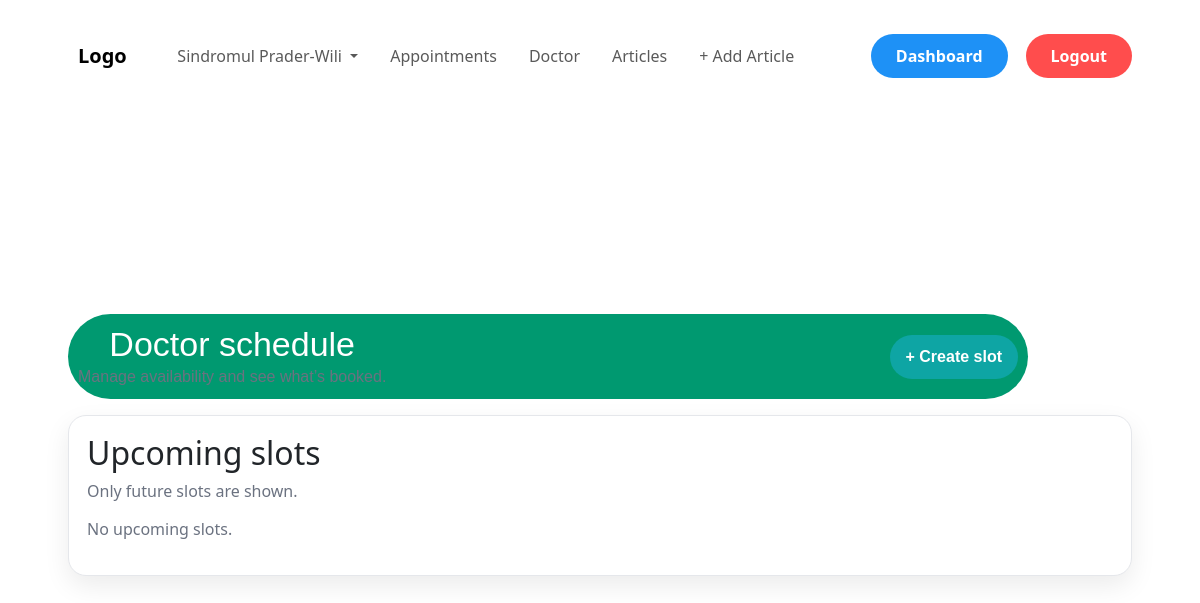
The app's page /appointments/doctor/schedule/ (signed in), older data.
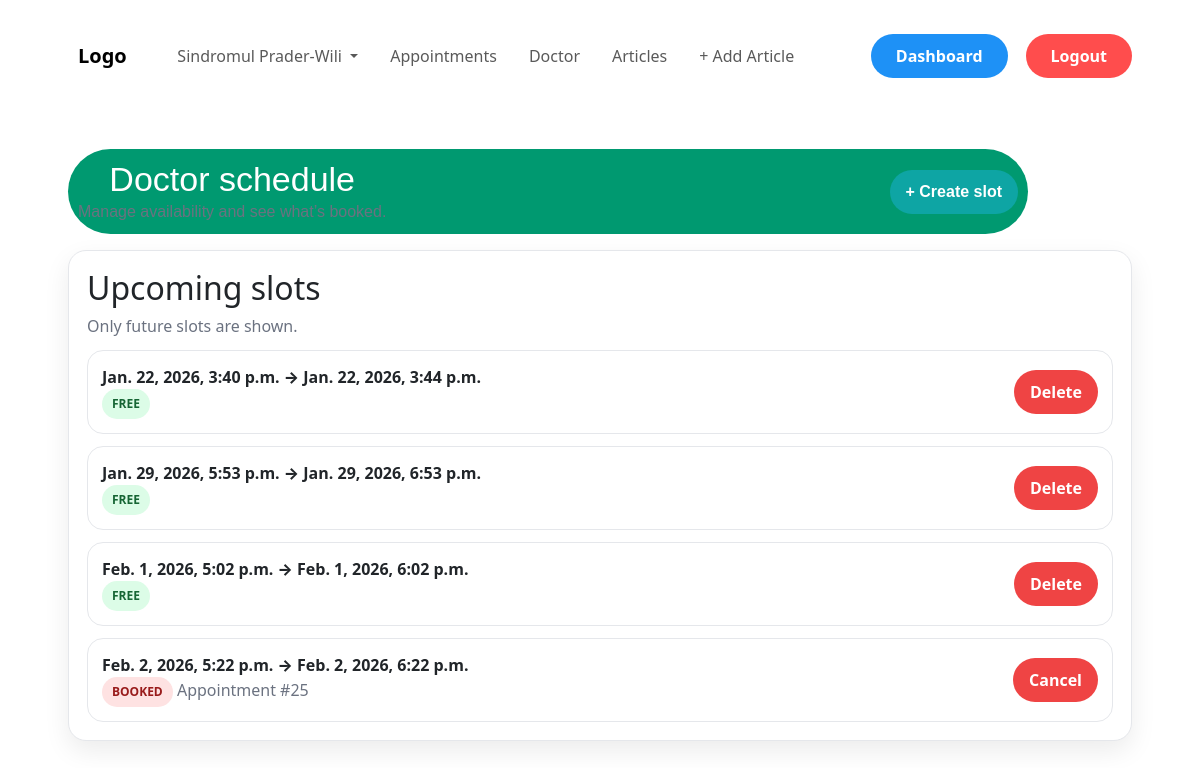
The same page, newer data.
### appointments/models.py (models this page shows, shortened)
class AppointmentSlot(models.Model):
    STATUS_CHOICES = [
        ("available", "Available"),
        ("booked", "Booked"),
        ("cancelled", "Cancelled"),
    ]
    doctor = models.ForeignKey(User, on_delete=models.CASCADE, related_name="slots")
    start_time = models.DateTimeField()
    end_time = models.DateTimeField()
    status = models.CharField(max_length=20, choices=STATUS_CHOICES, default="available")
    class Meta:
        indexes = [
            models.Index(fields=["doctor", "start_time", "status"]),
        ]

### appointments/views.py (the view)
# urls.py: path("doctor/schedule/", views.doctor_schedule, name="doctor_schedule"),
@login_required
def doctor_schedule(request: HttpRequest) -> HttpResponse:
    if not request.user.is_staff:
        return HttpResponseForbidden("Only doctors can view this page.")
    appt_id_sq = Appointment.objects.filter(
        slot_id=OuterRef("pk"),
        status="booked",
    ).values("id")[:1]
    slots = (
        AppointmentSlot.objects
        .filter(doctor=request.user, start_time__gte=timezone.now())
        .annotate(booked_appointment_id=Subquery(appt_id_sq))
        .order_by("start_time")
    )
    return render(request, "appointments/doctor_schedule.html", {"slots": slots})

### appointments/templates/appointments/doctor_schedule.html (shortened to what this page needs)
{% load static %}
<!doctype html>
<html lang="en">
<head>
   <link rel="stylesheet" href="{% static 'css/style.css' %}">
  <link rel="stylesheet" href="https://cdn.jsdelivr.net/npm/bootstrap@5.3.3/dist/css/bootstrap.min.css">
</head>
<body>
      {% include "index/navbar.html" %}
    <main class="container">
        <div class="header">
            <div>
                <h1>Doctor schedule</h1>
                <div class="muted">Manage availability and see what’s booked.</div>
            </div>
            <a class="btn" href="{% url 'appointments:doctor_create_slot' %}">+ Create slot</a>
        </div>
        <div class="card" style="margin-top:16px;">
            <h2 style="margin:0 0 6px;">Upcoming slots</h2>
            <div class="muted">Only future slots are shown.</div>
            {% for s in slots %}
            <div class="slot">
                <div>
                    <div style="font-weight:800;">
                        {{ s.start_time }} → {{ s.end_time }}
                    </div>
                    {% if s.booked_appointment_id %}
                    <span class="pill pill-booked">BOOKED</span>
                    <span class="muted">Appointment #{{ s.booked_appointment_id }}</span>
                    {% else %}
                    <span class="pill pill-free">FREE</span>
                    {% endif %}
                </div>
                {% if s.booked_appointment_id %}
                <form method="post" action="{% url 'appointments:cancel' s.booked_appointment_id %}">
                    <button class="btn btn-danger" type="submit">Cancel</button>
                </form>
                {% else %}
                <form method="post" action="{% url 'appointments:doctor_delete_slot' s.id %}">
                    <button class="btn btn-danger" type="submit">Delete</button>
                </form>
                {% endif %}
            </div>
            {% empty %}
            <p class="muted" style="margin-top:14px;">No upcoming slots.</p>
            {% endfor %}
        </div>
    </main>
</body>
</html>

### index/templates/index/navbar.html (shortened to what this page needs)
<!DOCTYPE html>
<html>
<nav class="navbar navbar-expand-xl fixed-top" id="navbar">
    <div class="container">
        <a class="navbar-brand me-auto" href="{% url 'index' %}">Logo</a>
        <div class="offcanvas offcanvas-end" tabindex="-1" id="offcanvasNavbar" aria-labelledby="offcanvasNavbarLabel">
            <div class="offcanvas-body">
                <ul class="navbar-nav justify-content-center flex-grow-1 pe-3">
                    <li class="nav-item dropdown">
                        <a class="nav-link dropdown-toggle mx-lg-2" href="#" id="aboutDropdown" role="button"
                            data-bs-toggle="dropdown" aria-expanded="false">
                            <span class="section-title">Sindromul</span> Prader-Wili
                        </a>
                    </li>
                    <li class="nav-item">
                        <a class="nav-link mx-lg-2" href="{% url 'appointments:available_slots' %}">
                            Appointments
                        </a>
                    </li>
                    {% if user.is_authenticated and user.is_staff %}
                    <li class="nav-item">
                        <a class="nav-link mx-lg-2" href="{% url 'appointments:doctor_schedule' %}">
                            Doctor
                        </a>
                    </li>
                    {% endif %}
                    <li class="nav-item">
                        <a class="nav-link mx-lg-2" href="/articles/">Articles</a>
                    </li>
                    {% if user.is_authenticated and user.is_staff %}
                    <li class="nav-item">
                        <a class="nav-link mx-lg-2" href="{% url 'articles:add' %}">+ Add Article</a>
                    </li>
                    {% endif %}
                </ul>
            </div>
        </div>
        {% if user.is_authenticated %}
                <div class="d-flex align-items-center">
                    <div class="nav-item me-2">
                        <a class="nav-link" href="{% url 'login:dash' %}"
                           style="padding: 10px 25px; background-color: hsl(208, 92%, 54%); color: white; border-radius: 4rem; font-weight: 600;">
                            Dashboard
                        </a>
                    </div>
                    <div class="nav-item">
                        <form action="{% url 'login:logout' %}" method="post" style="display: inline;">
                            <button type="submit" class="nav-link"
                                    style="padding: 10px 25px; background-color: #ff4d4d; color: white; border-radius: 4rem; font-weight: 600; border: none; cursor: pointer;">
                                Logout
                            </button>
                        </form>
                    </div>
                </div>
                {% else %}
                <div class="nav-item">
                    <a href="{% url 'login:login' %}" class="login-button">Login</a>
                </div>
                {% endif %}
    </div>
</nav>
</html>

### login/static/login/css/style.css (style rules this page uses)
html, body { width: 100%; height: 100%; --size: 80px; --color: #fefae0; --l: var(--color) 20%, #0000 0; --bg: 35%, #606c38 0 45%, var(--color) 0; background: linear-gradient(45deg, var(--l) 45%, var(--color) 0 70%, #0000 0), linear-gradient(-45deg, var(--l) var(--bg) 70%, #0000 0), linear-gradient(45deg, var(--color) var(--bg)); background-size: var(--size) var(--size); }
body { display: flex; justify-content: center; align-items: center; padding: 0; }
.header { background-color: #009970; color: #fff; padding: 10px; border-radius: 50px; text-align: center; font-family: Arial, sans-serif; max-width: 80vw; }

### appointments/templates/appointments/doctor_schedule.html (style rules this page uses)
:root { --bg: #f6f7fb; --card: #ffffff; --text: #111827; --muted: #6b7280; --primary: #0ea5a4; --primary-dark: #0b7f7e; --border: #e5e7eb; --shadow: 0 18px 40px rgba(0, 0, 0, .12); --radius: 18px; }
body { margin: 0; font-family: system-ui, -apple-system, Segoe UI, Roboto, Arial; background: var(--bg); color: var(--text); padding-top: 90px; }
nav a { color: var(--muted); text-decoration: none; margin: 0 10px; font-weight: 650; }
.btn { background: var(--primary); color: white; border: none; padding: 10px 16px; border-radius: 999px; font-weight: 800; cursor: pointer; text-decoration: none; display: inline-block; }
.btn-danger { background: #ef4444; }
.container { max-width: 1100px; margin: 26px auto; padding: 0 18px; }
.header { display: flex; align-items: center; justify-content: space-between; gap: 12px; flex-wrap: wrap; }
h1 { margin: 0; font-size: 34px; }
.muted { color: var(--muted); }
.card { background: var(--card); border: 1px solid var(--border); border-radius: var(--radius); box-shadow: 0 10px 26px rgba(0, 0, 0, .08); padding: 18px; }
.slot { border: 1px solid var(--border); border-radius: 16px; padding: 14px; background: #fff; display: flex; align-items: center; justify-content: space-between; gap: 12px; margin-top: 12px; }
.pill { display: inline-block; padding: 6px 10px; border-radius: 999px; font-weight: 800; font-size: 12px; }
.pill-free { background: #dcfce7; color: #166534; }
.pill-booked { background: #fee2e2; color: #991b1b; }
form { margin: 0; }

Row changes from the older to the newer data that the page shows:
added AppointmentSlot: start_time "Jan. 22, 2026, 3:40 p.m.", end_time "Jan. 22, 2026, 3:44 p.m.", shows "FREE", shows "Delete"
added AppointmentSlot: start_time "Jan. 29, 2026, 5:53 p.m.", end_time "Jan. 29, 2026, 6:53 p.m.", shows "FREE", shows "Delete"
added AppointmentSlot: start_time "Feb. 1, 2026, 5:02 p.m.", end_time "Feb. 1, 2026, 6:02 p.m.", shows "FREE", shows "Delete"
added AppointmentSlot: start_time "Feb. 2, 2026, 5:22 p.m.", end_time "Feb. 2, 2026, 6:22 p.m.", booked_appointment_id "25", shows "Cancel"
Text that changed along with them:
text no longer shown: "No upcoming slots."
